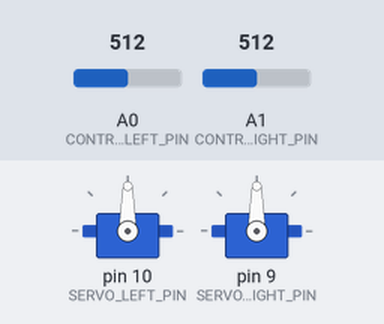
Bench run of a sketch on a simulated Arduino Uno, built with avr-gcc and run on an emulated ATmega328P. Shown: 2 × servo. The test bench sets the inputs (shaded band); at power-on: A0 (CONTROL_LEFT_PIN) = 512, A1 (CONTROL_RIGHT_PIN) = 512.

Above: at 1.2 s.
1.3 s: A0 (CONTROL_LEFT_PIN) set to 610
At 1.6 s:
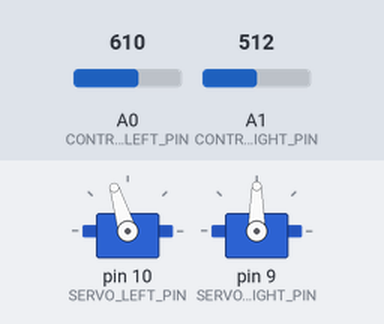
2.8 s: A1 (CONTROL_RIGHT_PIN) set to 610
At 3.8 s:
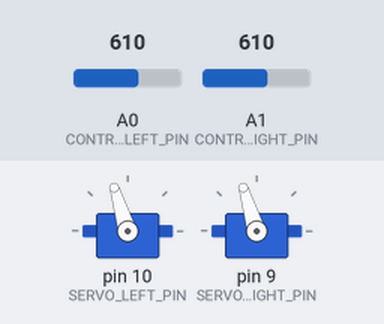
4.3 s: A0 (CONTROL_LEFT_PIN) set to 511
At 4.8 s:
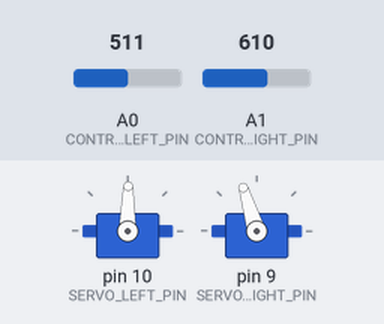
5.8 s: A1 (CONTROL_RIGHT_PIN) set to 716
At 6.2 s:
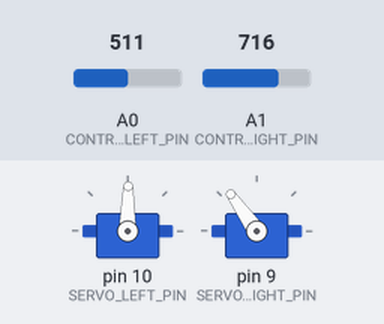
7.3 s: A1 (CONTROL_RIGHT_PIN) set to 900
At 8.4 s:
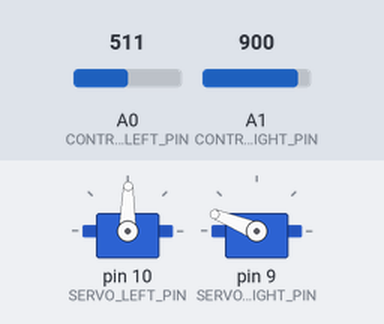
8.8 s: A0 (CONTROL_LEFT_PIN) set to 306
At 9.5 s:
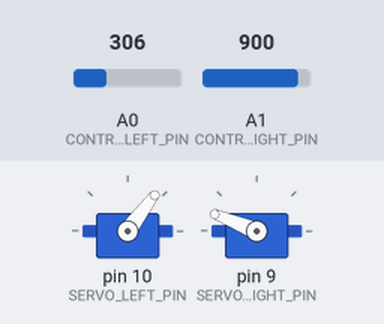
Timing chart, 0 to 11.3 s (numbered marks = the images above; inputs shaded):
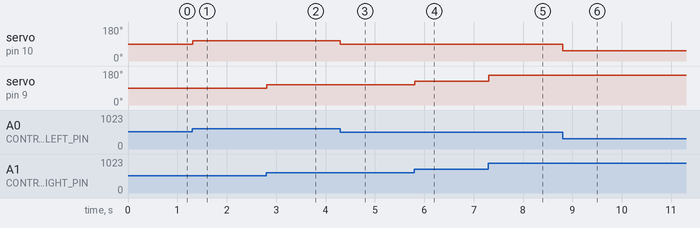

The sketch:

JoystickServoControl.ino
```cpp
/*
  JoystickServoControl
  Control two servos with a joystick.

  For info and circuit diagrams see https://github.com/tardate/LittleArduinoProjects/tree/main/Kinetics/ServoMotors/JoystickServoControl

 */

#include <Servo.h>

static const int SERVO_LEFT_PIN    = 10;
static const int SERVO_RIGHT_PIN   = 9;
static const int CONTROL_LEFT_PIN  = 0;
static const int CONTROL_RIGHT_PIN = 1;

// delay in milliseconds between each servo command
static const int STEP_DELAY = 10;

// custom min/max pulse width settings that best suit my servos
// the pulse width, in microseconds, corresponding to the minimum (0 degree) angle on the servo (defaults to 544)
static const int IDEAL_MIN_PW = 600;
// the pulse width, in microseconds, corresponding to the maximum (180 degree) angle on the servo (defaults to 2400)
static const int IDEAL_MAX_PW = 2320;

Servo servo_left;
Servo servo_right;


void setup() {
  servo_left.attach(SERVO_LEFT_PIN, IDEAL_MIN_PW, IDEAL_MAX_PW);
  servo_right.attach(SERVO_RIGHT_PIN, IDEAL_MIN_PW, IDEAL_MAX_PW);
}


void loop() {
  int left_reading = analogRead(CONTROL_LEFT_PIN);
  int right_reading = analogRead(CONTROL_RIGHT_PIN);

  servo_left.write( map(left_reading, 0, 1023, 0, 180) );
  servo_right.write( map(right_reading, 0, 1023, 0, 180) );

  delay(STEP_DELAY);
}
```

Measured:
- after the input at 1.3 s, servo on pin 10 (SERVO_LEFT_PIN): 90° → 107° at once
- after the input at 2.8 s, servo on pin 9 (SERVO_RIGHT_PIN): 90° → 107° at once
- after the input at 4.3 s, servo on pin 10 (SERVO_LEFT_PIN): 107° → 89° at once
- after the input at 5.8 s, servo on pin 9 (SERVO_RIGHT_PIN): 107° → 125° at once
- after the input at 7.3 s, servo on pin 9 (SERVO_RIGHT_PIN): 125° → 158° at once
- after the input at 8.8 s, servo on pin 10 (SERVO_LEFT_PIN): 89° → 53° at once
